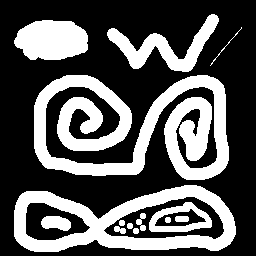
#> input picture binary.png, 256 x 256 px
$ python 'TD4 Khoualdia Besma.py'
#> lines starting #> are read from the running program, lines starting #| are printed output that depends on the picture; after the words box and inside, x2 and y2 are one past the last pixel; in counts of white or black regions, pixels touching at a corner belong together
import numpy as np
import cv2
import random


#Exercice 1 : Etiquetage en composantes connexes
def Voisins(image, px, py):
    v = [(-1, 0), (0, -1), (0, 1), (1, 0)]
    new_v = []

    for n in v:
        new_p = (px + n[0], py + n[1])

        if 0 <= new_p[0] < image.shape[0] and 0 <= new_p[1] < image.shape[1]:
            new_v.append(new_p)

    return new_v

def parcoursCC(image, labels, px, py, label):
    stack = [(px, py)]
    binr = image[px, py]

    while stack:
        x, y = stack.pop()
        labels[x, y] = label

        for nx, ny in Voisins(image, x, y):
            if 0 <= nx < image.shape[0] and 0 <= ny < image.shape[1]:
                if image[nx, ny] == binr and labels[nx, ny] == 0:
                    labels[nx, ny] = label
                    stack.append((nx, ny))


def regions(image):
    labels = np.zeros_like(image[:,:,0], dtype=int)
    label = 1

    for x in range(image.shape[0]):
        for y in range(image.shape[1]):
            if np.all(image[x, y] == [255, 255, 255]) and labels[x, y] == 0:
                parcoursCC(image[:,:,0], labels, x, y, label)
                label += 1

    return labels

def couleurs(labels):
    img_clr = np.zeros((*labels.shape, 3), dtype=np.uint8)
    lbls = np.unique(labels)
    colors = ["#FF5733", "#33FF57", "#3357FF", "#F1C40F", "#8E44AD"]


    color_map = {}
    for i, label in enumerate(lbls):
        if label != 0:

            hex = colors[i % len(colors)]
            rgb = tuple(int(hex[j:j+2], 16) for j in (1, 3, 5))
            color_map[label] = rgb

    for x in range(labels.shape[0]):
        for y in range(labels.shape[1]):
            if labels[x, y] != 0:
                img_clr[x, y] = color_map[labels[x, y]]

    return img_clr


image1= cv2.imread('binary.png')
#> image1 is the input picture: shape (256, 256, 3); 34.7% white; 14 white regions, largest, box (x1, y1, x2, y2) and area: (34, 75, 229, 180) 10476, (14, 185, 236, 252) 6150, (14, 20, 88, 60) 2372
binr = np.array(image1)

image_label = regions(binr)
#> the loop in regions, `for x in range(image.shape[0]):` made 256 passes
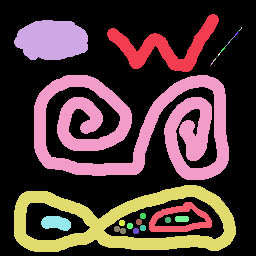
#> image_label: shape (256, 256) int64; 38 distinct labels, from 0 to 37; one colour per label, 0 black
image_clr = couleurs(image_label)
#> the loop in couleurs, `for i, label in enumerate(lbls):` made 38 passes
image_f = cv2.resize(image_clr, (600, 600))
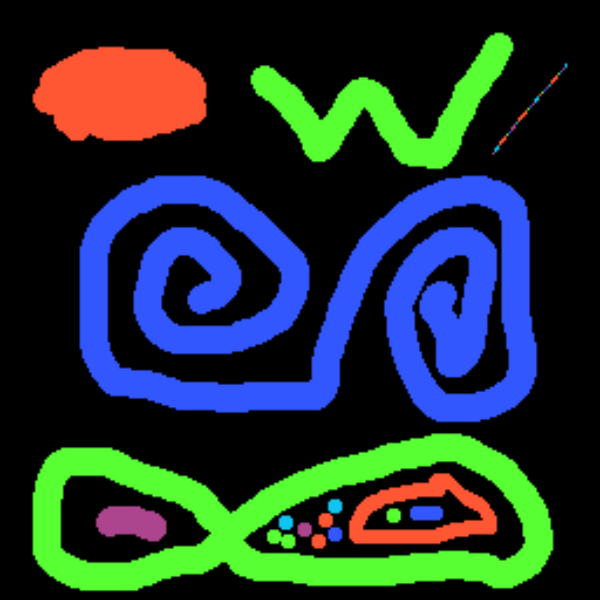
#> image_f: shape (600, 600, 3); mean of channels 0, 1, 2 51.4, 51.6, 33.2; drawn as B, G, R

cv2.imshow("Exercice 1",image_f)
cv2.waitKey(0)
cv2.destroyAllWindows()


#Exercice 2 : Filtre d'aire

def ccLabel(image):
    res = np.zeros(image.shape, dtype=np.int32)
    h, w = image.shape
    label = 1


    def dfs(x, y, current_label):
        stack = [(x, y)]
        while stack:
            cx, cy = stack.pop()
            if res[cx, cy] == 0 and image[cx, cy] != 0:
                res[cx, cy] = current_label
                for dx, dy in [(-1, 0), (1, 0), (0, -1), (0, 1)]:
                    nx, ny = cx + dx, cy + dy
                    if 0 <= nx < h and 0 <= ny < w:
                        stack.append((nx, ny))

    for i in range(h):
        for j in range(w):
            if image[i, j] != 0 and res[i, j] == 0:
                dfs(i, j, label)
                label += 1

    return res

def ccAreaFilter(image, size):
    assert size > 0
    lbl_image = ccLabel(image)
#> lbl_image: shape (256, 256) int32; 38 distinct labels, from 0 to 37
    unique, counts = np.unique(lbl_image, return_counts=True)
    area_map = dict(zip(unique, counts))

    filtered_image = np.zeros_like(image)
    for label, area in area_map.items():
        if area >= size and label != 0:
            filtered_image[lbl_image == label] = 255
#> this loop made 38 passes
#> area on passes 1, 2, 3, 26, 27, 28, 29, 30, 31, 32, 33, 34: 42811, 2126, 2372, 10476, 6150, 841, 32, 343, 80, 32, 32, 32
#> filtered_image: shape (256, 256); 33.5% white; 5 white regions, box (x1, y1, x2, y2) and area: (34, 75, 229, 180) 10476, (14, 185, 236, 252) 6150, (14, 20, 88, 60) 2372, (107, 14, 219, 72) 2126, (149, 202, 212, 232) 841

    return filtered_image


image2 = cv2.imread("binary.png", cv2.IMREAD_GRAYSCALE)
fil_image = ccAreaFilter(image2, 400)
image_f2 = cv2.resize(fil_image, (600, 600))
cv2.imshow("Exercice 2",image_f2)
cv2.waitKey(0)
cv2.destroyAllWindows()


#Exercice 3 : Etiquetage en composantes connexes - Mieux

def Voisins(image, x, y):
    v = [(-1, 0), (0, -1), (0, 1), (1, 0)]
    valid_v = []

    for dx, dy in v:
        nx, ny = x + dx, y + dy
        if 0 <= nx < image.shape[0] and 0 <= ny < image.shape[1]:
            valid_v.append((nx, ny))

    return valid_v

def parcoursCC(image, labels, px, py, label):
    stack = [(px, py)]
    binr = image[px, py]

    while stack:
        x, y = stack.pop()
        labels[x, y] = label

        for nx, ny in Voisins(image, x, y):
            if 0 <= nx < image.shape[0] and 0 <= ny < image.shape[1]:
                if image[nx, ny] == binr and labels[nx, ny] == 0:
                    labels[nx, ny] = label
                    stack.append((nx, ny))

def cc_two_pass_label(image):
    labels = np.zeros_like(image, dtype=np.int32)
    label = 1

    for i in range(image.shape[0]):
        for j in range(image.shape[1]):
            if image[i, j] == 255 and labels[i, j] == 0:
                parcoursCC(image, labels, i, j, label)
                label += 1

    return labels

def couleurs(labels):
    clr_image = np.zeros((*labels.shape, 3), dtype=np.uint8)
    unique_lbl = np.unique(labels)
    colors = ["#FF5733", "#33FF57", "#3357FF", "#F1C40F", "#8E44AD"]

    color_map = {}
    for i, label in enumerate(unique_lbl):
        if label != 0:

            hex_color = colors[i % len(colors)]
            rgb_color = tuple(int(hex_color[j:j+2], 16) for j in (1, 3, 5))
            color_map[label] = rgb_color
#> this loop made 38 passes

    for x in range(labels.shape[0]):
        for y in range(labels.shape[1]):
            if labels[x, y] != 0:
                clr_image[x, y] = color_map[labels[x, y]]

    return clr_image


image3 = cv2.imread("binary.png", cv2.IMREAD_GRAYSCALE)
labeled_image = cc_two_pass_label(image3)
colored_labels = couleurs(labeled_image)

image_f3 = cv2.resize(colored_labels, (600, 600))
cv2.imshow("Exercice 3", image_f3)
cv2.waitKey(0)
cv2.destroyAllWindows()


#Exercice 4 : Seuillage par histogramme et méthode d’Otsu

def threshold_otsu(image):

    hist = cv2.calcHist([image], [0], None, [256], [0, 256]).flatten()

    best_threshold = 0
    max_var = 0

    for t in range(256):
        background = hist[:t]
        foreground = hist[t:]

        w_back = np.sum(background)
        w_fore = np.sum(foreground)

        if w_back == 0 or w_fore == 0:
            continue

        mean_back = np.sum(np.arange(t) * background) / w_back
        mean_fore= np.sum(np.arange(t, 256) * foreground) / w_fore

        var_between = w_back * w_fore * (mean_back - mean_fore) ** 2

        if var_between > max_var:
            max_var = var_between
            best_threshold = t

    binr_image = (image > best_threshold).astype(np.uint8) * 255
    return binr_image


image4 = cv2.imread("image1.png", cv2.IMREAD_GRAYSCALE)
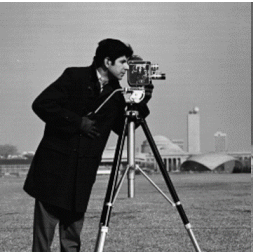
#> input picture image1.png, 253 x 252 px
#> image4: shape (252, 253); min 0, max 255, mean 117
binr_img = threshold_otsu(image4)
#> in threshold_otsu, `binr_image = (image > best_threshold).astype(np.uint8) * 255`: binr_image: shape (252, 253); 74.2% white; 59 black regions (47 under 20 px), largest, box (x1, y1, x2, y2) and area: (0, 39, 180, 252) 15189, (178, 158, 212, 173) 284, (231, 157, 251, 174) 246
image_f4 = cv2.resize(binr_img, (600, 600))
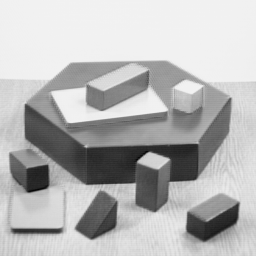
#> input picture corner2.png, 256 x 256 px
#> further down, image5 is the input picture: shape (256, 256); min 4, max 242, mean 182.8
cv2.imshow("Exercice 4", image_f4)

cv2.waitKey(0)
cv2.destroyAllWindows()


#Exercice 5 : Segmentation par croissance de régions

def voisins(h, w, x, y):
    v = [(-1, 0), (1, 0), (0, -1), (0, 1)]
    valid_v = []
    for dx, dy in v:
        nx, ny = x + dx, y + dy
        if 0 <= nx < h and 0 <= ny < w:
            valid_v.append((nx, ny))
    return valid_v

def region_growing(image, threshold=15):
#> called with threshold = 15
    h, w = image.shape
    seg = np.zeros((h, w, 3), dtype=np.uint8)
    visited = np.zeros((h, w), dtype=bool)
    color_map = {}
    label = 1

    for i in range(h):
        for j in range(w):
            if visited[i, j] or image[i, j] == 0:
                continue

            stack = [(i, j)]
            seed_value = int(image[i, j])

            if label not in color_map:
                color_map[label] = tuple(random.randint(50, 255) for _ in range(3))

            while stack:
                x, y = stack.pop()
                if visited[x, y]:
                    continue
                visited[x, y] = True
                seg[x, y] = color_map[label]

                for nx, ny in voisins(h, w, x, y):
                    if not visited[nx, ny] and abs(int(image[nx, ny]) - seed_value) < threshold:
                        stack.append((nx, ny))

            label += 1
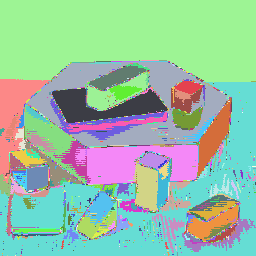
#> seg: shape (256, 256, 3); mean of channels 0, 1, 2 165.1, 190.7, 150.5; drawn as B, G, R
#> visited: shape (256, 256) bool; every value is 1
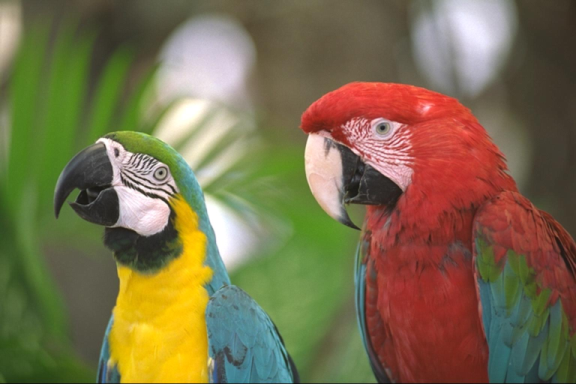
#> input picture macaws.png, 576 x 384 px
#> further down, image6 is the input picture: shape (384, 576, 3); mean B, G, R 76.6, 110.4, 122.4

    return seg


image5 = cv2.imread("corner2.png", cv2.IMREAD_GRAYSCALE)
image_f5 = region_growing(image5)

cv2.imshow("Exercice 5", image_f5)
cv2.waitKey(0)
cv2.destroyAllWindows()


#Exercice 6 : Segmentation par décomposition/fusion (split/merge)

def split(image, x, y, w, h, threshold):
#> called with x = 0, y = 0, w = 576, h = 384, threshold = 4
    region = image[y:y+h, x:x+w]
    mean, stddev = cv2.meanStdDev(region)

    if stddev[0][0] < threshold:
        return [(x, y, w, h)]

    half_w, half_h = w // 2, h // 2
    segs = []

    if half_w > 0 and half_h > 0:
        sub_regions = [
            (x, y),
            (x + half_w, y),
            (x, y + half_h),
            (x + half_w, y + half_h)
        ]

        for sub_x, sub_y in sub_regions:
            segs += split(image, sub_x, sub_y, half_w, half_h, threshold)

    return segs

def merge(image, segments):

    merged = np.zeros_like(image)

    for (x, y, w, h) in segments:
        for i in range(y, y + h):
            for j in range(x, x + w):
                merged[i, j] = image[i, j]
#> this loop made 17980 passes
#> (x, y, w, h) on passes 1 to 3: (0, 0, 4, 3), (4, 0, 4, 3), (0, 3, 2, 1)
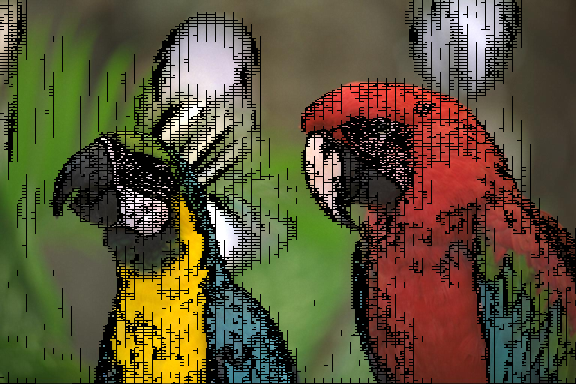
#> merged: shape (384, 576, 3); mean B, G, R 55.1, 83.3, 92.2

    return merged


image6 = cv2.imread("macaws.png", cv2.IMREAD_COLOR)

segments = split(image6, 0, 0, image6.shape[1], image6.shape[0], threshold=4)
image_f6 = merge(image6, segments)

cv2.imshow("Exercice 6", image_f6)
cv2.waitKey(0)
cv2.destroyAllWindows()
